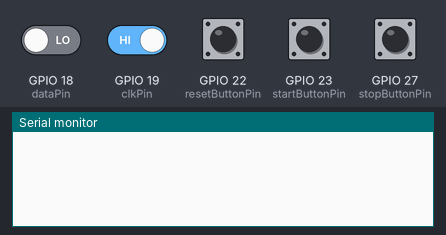
A sketch run on a simulated ESP32. Shown: the last lines printed to the serial monitor. Inputs (shaded band) come from the test bench; at power-on: GPIO 19 (clkPin), GPIO 22 (resetButtonPin), GPIO 23 (startButtonPin), GPIO 27 (stopButtonPin) HIGH, GPIO 18 (dataPin) LOW.

Above: at 1.2 s.
1.3 s: GPIO 19 (clkPin) driven LOW
At 2.1 s:
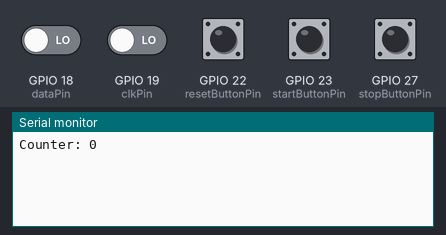
2.8 s: GPIO 22 (resetButtonPin) pulled LOW for 0.15 s
At 3.2 s:
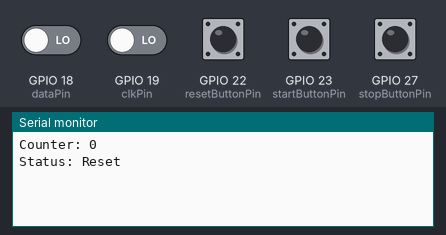
4.4 s: GPIO 23 (startButtonPin) pulled LOW for 0.15 s
At 5.6 s:
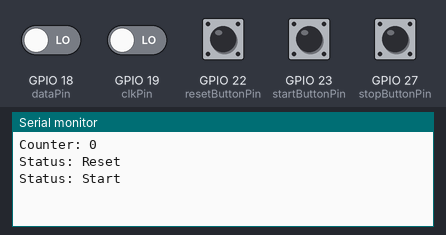
6.0 s: GPIO 27 (stopButtonPin) pulled LOW for 0.15 s
At 7.0 s:
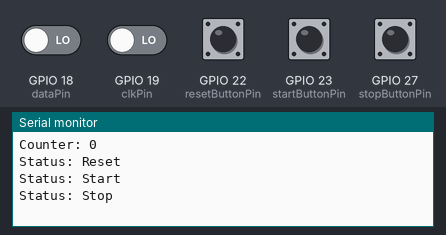

The sketch:

rotary.ino
```cpp
int counter = 0;
int aState;
int aLastState;

// Pin definitions
const int dataPin = 18;
const int clkPin = 19;
const int startButtonPin = 23;
const int resetButtonPin = 22;
const int stopButtonPin = 27;

// Button states
int startButtonState = HIGH;
int lastStartButtonState = HIGH;
int resetButtonState = HIGH;
int lastResetButtonState = HIGH;
int stopButtonState = HIGH;
int lastStopButtonState = HIGH;
bool isStopped = false;

void setup() {
  pinMode(dataPin, INPUT);
  pinMode(clkPin, INPUT);

  // Set up buttons
  pinMode(startButtonPin, INPUT_PULLUP);
  pinMode(resetButtonPin, INPUT_PULLUP);
  pinMode(stopButtonPin, INPUT_PULLUP);

  Serial.begin(9600);
  aLastState = digitalRead(clkPin);
}

void loop() {
  // Handle rotary encoder
  if (!isStopped) {
    aState = digitalRead(clkPin);
    if (aState != aLastState) {
      if (digitalRead(dataPin) != aState) {
        counter++;
      } else {
        counter--;
      }
      if (counter < 0) {
        counter = 0;
      }
      Serial.print("Counter: ");
      Serial.println(counter);
    }
    aLastState = aState;
  }

  // Handle Start button
  startButtonState = digitalRead(startButtonPin);
  if (startButtonState == LOW && lastStartButtonState == HIGH) {
    Serial.println("Status: Start");
    isStopped = false; // Allow changes to counter
  }
  lastStartButtonState = startButtonState;

  // Handle Reset button
  resetButtonState = digitalRead(resetButtonPin);
  if (resetButtonState == LOW && lastResetButtonState == HIGH) {
    counter = 0;
    Serial.println("Status: Reset");
  }
  lastResetButtonState = resetButtonState;

  // Handle Stop button
  stopButtonState = digitalRead(stopButtonPin);
  if (stopButtonState == LOW && lastStopButtonState == HIGH) {
    Serial.println("Status: Stop");
    isStopped = true; // Prevent changes to counter
  }
  lastStopButtonState = stopButtonState;

  delay(10);
}
```

Measured:
- after the input at 1.3 s, the serial monitor: prints a new line at once (image 1)
- after the input at 2.8 s, the serial monitor: prints a new line at once (image 2)
- after the input at 4.4 s, the serial monitor: prints a new line at once (image 3)
- after the input at 6.0 s, the serial monitor: prints a new line at once (image 4)
